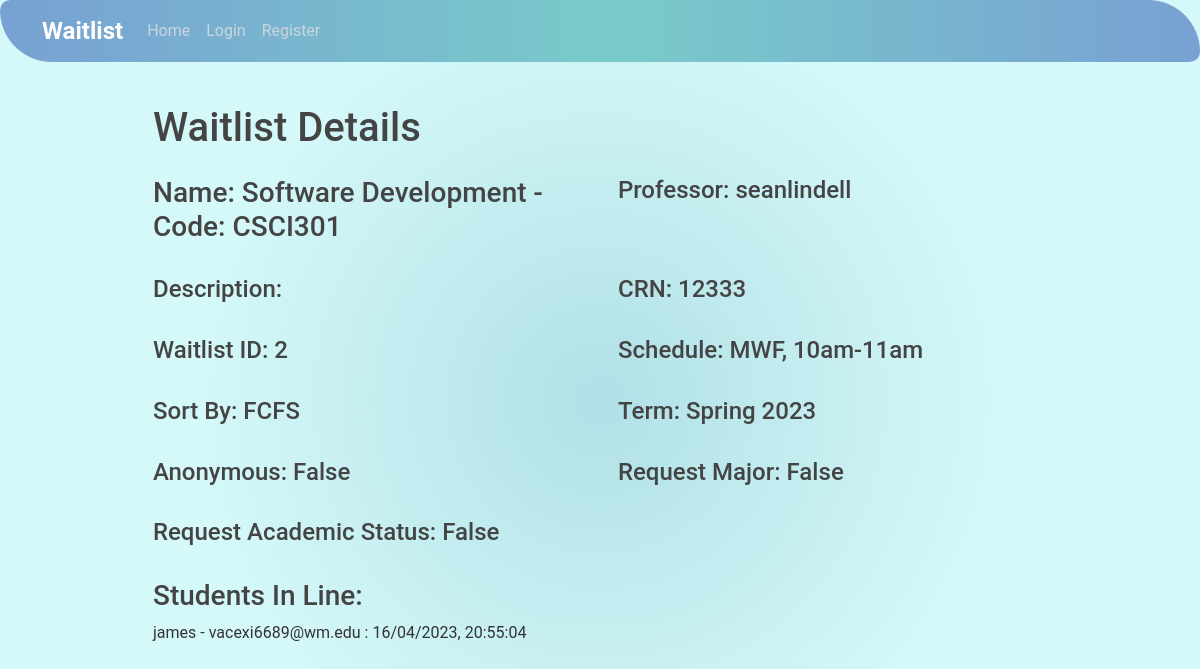
Page /studenthome/2/detail/ on the earlier database version.
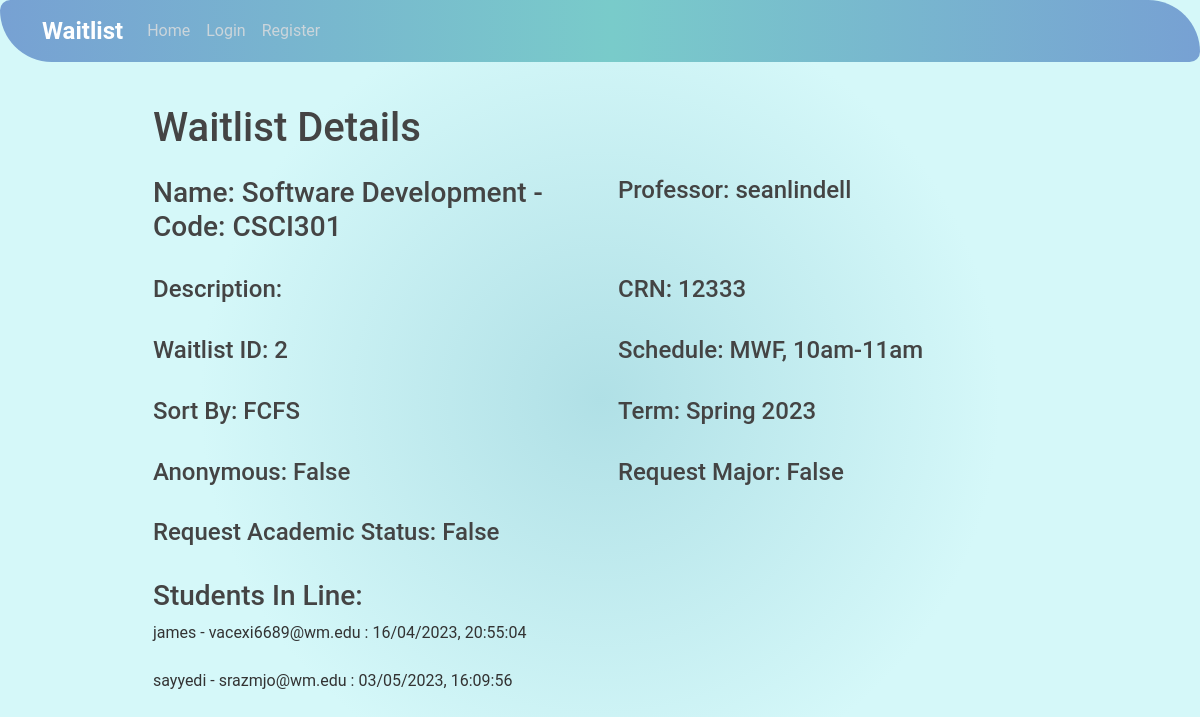
Same page on the later database version.
### studentview/models.py (models this page shows)
class StudentTicket(models.Model):
    class_waitlist = models.ForeignKey(ClassWaitlist, on_delete=models.CASCADE)
    date_joined = models.DateTimeField("date joined")
    student = models.ForeignKey(User, on_delete=models.CASCADE)
    position = models.IntegerField(default=0)  # Add this line
    waitlist_status = models.CharField(max_length=1, default="p") #a = accept r = reject p = pending
    student_academic_status = models.CharField(max_length=20, verbose_name='Academic Status', default = '')
    student_major = models.CharField(max_length=100, verbose_name='Major', default='')
    msg = models.CharField(max_length=200, verbose_name='Message for Professor', default='')
    def __str__(self):
        return_msg = str(self.student) + " - " + str(self.student.email)
        if self.student_major != '':
            return_msg += " - " + str(self.student_major) + " Major"
        if self.student_academic_status != '':
            return_msg += " - " + str(self.student_academic_status)
        return return_msg + ' : ' + str(self.date_joined.strftime("%d/%m/%Y, %H:%M:%S"))

### studentview/views.py (the view)
# urls.py: path("<int:pk>/detail/", views.DetailView.as_view(), name='detail'),
class DetailView(generic.DetailView):
    model = ClassWaitlist
    template_name = 'studentview/detail.html'
    def get_context_data(self, **kwargs):
        print(kwargs)
        context = super().get_context_data(**kwargs)
        context['isProfessor'] = self.request.user.groups.filter(name='Professor').exists()
        context['ownsClass'] = self.request.user.id == kwargs['object'].professor.pk
        context['anonymous_waitlist'] = kwargs['object'].anonymous_waitlist
        return context

### studentview/models.py (called while the page is built)
    def __str__(self):
        return self.className

### studentview/templates/studentview/detail.html (shortened to what this page needs)
{% extends "studentview/base.html" %}
{% block content %}
<div class="container" style="padding: 40px;">
    <h1>Waitlist Details</h1>
    <div class="row mt-4">
        <div class="col-md-6">
            <h3>Name: {{ classwaitlist.className }} - Code: {{ classwaitlist.classCode }}</h3>
        </div>
        <div class="col-md-6">
            <h4>Professor: {{ classwaitlist.professor }}</h4>
        </div>
    </div>
    <div class="row mt-4">
        <div class="col-md-6">
            <h4>Description: {{ classwaitlist.classDescription }}</h4>
        </div>
        <div class="col-md-6">
            <h4>CRN: {{ classwaitlist.crn }}</h4>
        </div>
    </div>
    <div class="row mt-4">
        <div class="col-md-6">
            <h4>Waitlist ID: {{ classwaitlist.id }}</h4>
        </div>
        <div class="col-md-6">
            <h4>Schedule: {{ classwaitlist.schedule }}</h4>
        </div>
    </div>
    <div class="row mt-4">
        <div class="col-md-6">
            <h4>Sort By: {{ classwaitlist.sortType }}</h4>
        </div>
        <div class="col-md-6">
            <h4>Term: {{ classwaitlist.term }}</h4>
        </div>
    </div>
    <div class="row mt-4">
        <div class="col-md-6">
            <h4>Anonymous: {{ classwaitlist.anonymous_waitlist }}</h4>
        </div>
        <div class="col-md-6">
            <h4>Request Major: {{ classwaitlist.request_major }}</h4>
        </div>
    </div>
    <div class="row mt-4">
        <div class="col-md-6">
            <h4>Request Academic Status: {{ classwaitlist.request_academic_status }}</h4>
        </div>
    </div>
    <h3 class="mt-4">Students In Line:</h3>
        {% for studentticket in classwaitlist.studentticket_set.all|dictsort:"position" %}
        <div class="row mt-2">
            <div class="col-md-12">
                <p>
                    {% if classwaitlist.anonymous_waitlist and not isProfessor and studentticket.student != user %}
                        Anonymous Student: {{studentticket.date_joined|date:"d/m/Y, H:i:s"}}
                    {% else %}
                        {{ studentticket }}
                    {% endif %}
                </p>
            </div>
        </div>
    {% endfor %}
    </div>
    {% endblock content %}

Differences in the rows shown:
added StudentTicket: student+student_major+student_academic_status "sayyedi - srazmjo@wm.edu : 03/05/2023, 16:09:56"
